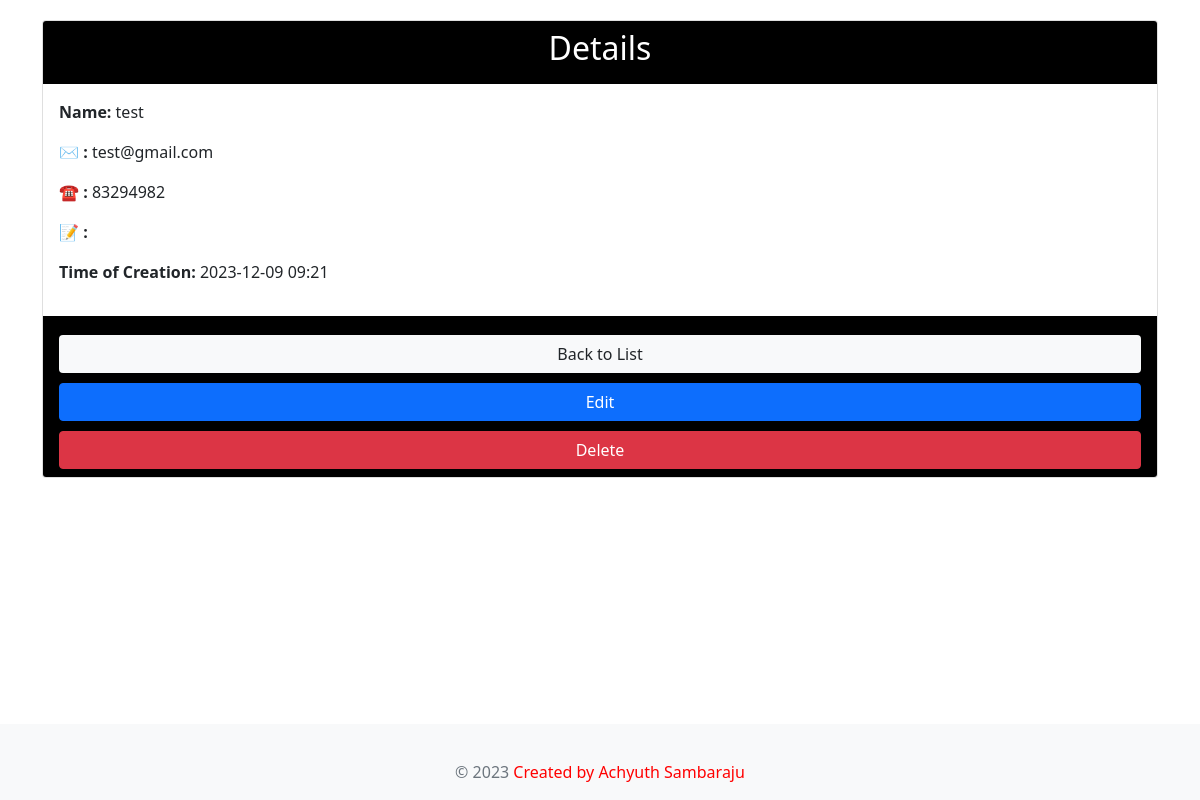
The page /contacts/contact/15/ on the database its author committed.
### contacts/models.py (models this page shows, shortened)
class Contact(models.Model):
    name = models.CharField(max_length=100)
    email = models.EmailField()
    phone = models.CharField(max_length=20)
    address = models.TextField(blank=True, null=True)
    created_at = models.DateTimeField(auto_now_add=True)

### contacts/views.py (the view)
# urls.py: path('contact/<int:pk>/', views.contact_detail, name='contact_detail'),
def contact_detail(request, pk):
    contact = get_object_or_404(Contact, pk=pk)
    return render(request, 'contacts/contact_detail.html', {'contact': contact})

### contacts/templates/contacts/contact_detail.html (shortened to what this page needs)
<!DOCTYPE html>
<html lang="en">
<head>
    <link href="https://cdn.jsdelivr.net/npm/bootstrap@5.1.3/dist/css/bootstrap.min.css" rel="stylesheet">
</head>
<body>
    <div class="container">
        <div class="card">
            <div class="card-header text-center">
                <h2>Details</h2>
            </div>
            <div class="card-body">
                <p><strong>Name:</strong> {{ contact.name }}</p>
                <p><strong> ✉️ :</strong> {{ contact.email }}</p>
                <p><strong> ☎️ :</strong> {{ contact.phone }}</p>
                <p><strong> 📝 :</strong> {{ contact.address }}</p>
                <p><strong>Time of Creation:</strong> {{ contact.created_at|date:"Y-m-d H:i" }}</p>
            </div>
            <div class="card-footer text-center">
                <a href="{% url 'contact_list' %}" class="btn btn-back bg-light text-dark">Back to List</a>
                <a href="{% url 'contact_edit' contact.pk %}" class="btn btn-primary">Edit</a>
                <a href="{% url 'contact_delete' contact.pk %}" class="btn btn-danger">Delete</a>
            </div>
        </div>
    </div>
    <footer class="footer mt-auto py-3">
        <div class="container text-center">
            <span class="text-muted">&copy; 2023 <span style="color: red;">Created by Achyuth Sambaraju</span></span>
        </div>
    </footer>
</body>
</html>

### contacts/templates/contacts/contact_detail.html (style rules this page uses)
body, html { background-color: #ffffff; color: #212529; margin: 0; padding: 0; height: 100%; }
.container { padding-top: 20px; }
.card { margin: auto; }
.card-header, .card-footer { background-color: #000000; color: #ffffff; }
.btn-primary, .btn-danger, .btn-back { width: 100%; margin-top: 10px; }
.footer { background-color: #f8f9fa; color: #212529; text-align: center; position: absolute; bottom: 0; width: 100%; }
.footer .text-muted { color: #6c757d!important; }
.footer .text-muted span { color: red; }

### rows shown on the page
Contact: name "test", email "test@gmail.com", phone "83294982", created_at "2023-12-09 09:21"
